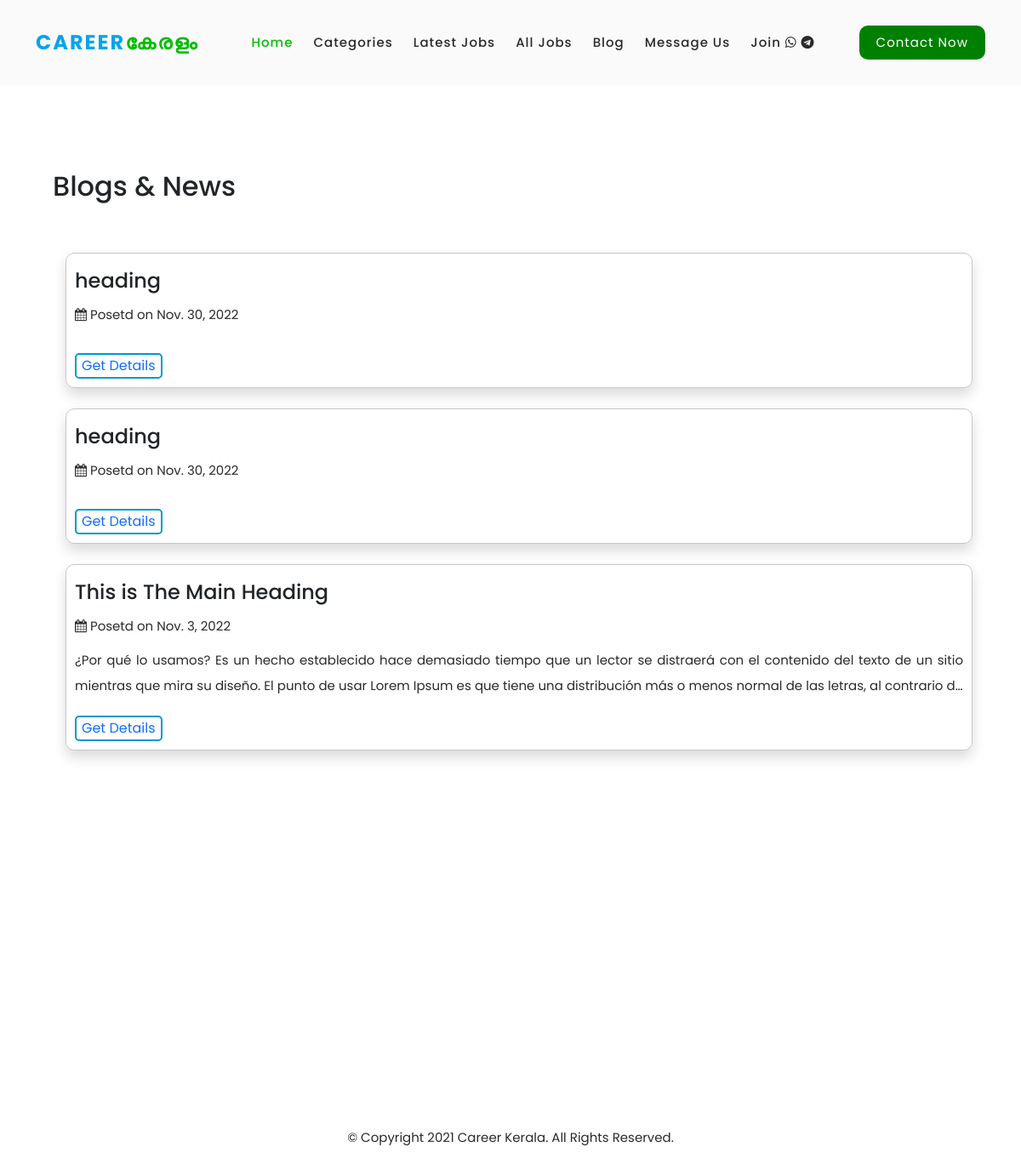
Page /blog_list/ on the committed database.
### jobBlog/models.py (models this page shows, shortened)
class blog_db(models.Model):
    head = models.CharField(max_length=100)
    slug = models.SlugField(max_length=100)
    date = models.DateField(null=True)
    content_brief = models.TextField(blank=True, default='')
    hd1 = models.CharField(max_length=200, blank=True, default='')
    content1 = models.TextField(blank=True, default='')
    photo1 = models.URLField(max_length=1000, blank=True, default='')
    hd2 = models.CharField(max_length=200, blank=True, default='')
    content2 = models.TextField(blank=True, default='')
    photo2 = models.URLField(max_length=1000, blank=True, default='')
    hd3 = models.CharField(max_length=200, blank=True, default='')
    content3 = models.TextField(blank=True, default='')
    photo3 = models.URLField(max_length=1000, blank=True, default='')
    hd4 = models.CharField(max_length=200, blank=True, default='')
    content4 = models.TextField(blank=True, default='')
    photo4 = models.URLField(max_length=1000, blank=True, default='')
    hd5 = models.CharField(max_length=200, blank=True, default='')
    content5 = models.TextField(blank=True, default='')
    photo5 = models.URLField(max_length=1000, blank=True, default='')
    hd6 = models.CharField(max_length=200, blank=True, default='')
    content6 = models.TextField(blank=True, default='')
    photo6 = models.URLField(max_length=1000, blank=True, default='')
    hd7 = models.CharField(max_length=200, blank=True, default='')
    content7 = models.TextField(blank=True, default='')
    photo7 = models.URLField(max_length=1000, blank=True, default='')
    hd8 = models.CharField(max_length=200, blank=True, default='')
    content8 = models.TextField(blank=True, default='')
    photo8 = models.URLField(max_length=1000, blank=True, default='')
    hd9 = models.CharField(max_length=200, blank=True, default='')
    content9 = models.TextField(blank=True, default='')
    photo9 = models.URLField(max_length=1000, blank=True, default='')
    hd10 = models.CharField(max_length=200, blank=True, default='')
    content10 = models.TextField(blank=True, default='')
    photo10 = models.URLField(max_length=1000, blank=True, default='')
    hd11 = models.CharField(max_length=200, blank=True, default='')
    content11 = models.TextField(blank=True, default='')
    photo11 = models.URLField(max_length=1000, blank=True, default='')
    hd12 = models.CharField(max_length=200, blank=True, default='')
    content12 = models.TextField(blank=True, default='')
    photo12 = models.URLField(max_length=1000, blank=True, default='')
    hd13 = models.CharField(max_length=200, blank=True, default='')
    content13 = models.TextField(blank=True, default='')
    photo13 = models.URLField(max_length=1000, blank=True, default='')
    hd14 = models.CharField(max_length=200, blank=True, default='')
    content14 = models.TextField(blank=True, default='')
    photo14 = models.URLField(max_length=1000, blank=True, default='')
    hd15 = models.CharField(max_length=200, blank=True, default='')
    content15 = models.TextField(blank=True, default='')
    photo15 = models.URLField(max_length=1000, blank=True, default='')
    class Meta:
        ordering = ['-date']
    def get_url(self):
        return reverse('blog_details', args=[self.slug])

### jobBlog/views.py (the view)
# urls.py: path('blog_list/', views_blog.job_blog, name='job_blog'),
def job_blog(request):
    blogs = blog_db.objects.all()
    return render(request,'jobBlog/blog_list.html', {'blogs':blogs})

### jobBlog/templates/jobBlog/blog_list.html
{% extends 'jobHome/base.html'%}
{% load static %}
{% block content %}
<div>
<div class="container" style=" margin-top: 200px;">
  <h2 style = "margin:20px">Blogs & News</h2>
  <br>
  <div class = " scroll  " style=" margin:auto;  margin-left:10px; height: 1010px; border-radius:10px">
  {% for blog in blogs %}
  <div class = "shadow  md-5 pt-2  section-title " style=" border:1px solid rgb(202, 198, 198);margin-left:10px;  border-radius:10px   ">
    <h4 style="margin:10px;">{{blog.head}}</h4>
    <p style="margin: 10px;"><i class="fa fa-calendar"></i> Posetd on {{blog.date}}</p>
    <p class="trunc" style="margin:10px ;">{{blog.content1}}</p>
    <button style=" margin: 10px; color:#0099CC; background-color: transparent; border: 2px solid #0099CC; border-radius: 5px;"><a href="{{blog.get_url}}">Get Details</a></button>
  </div>
<br>
{% endfor %}
</div>
{% endblock %}

### static/assets/css/templatemo-space-dynamic.css (style rules this page uses)
html, body, div, span, applet, object, iframe, h1, h2, h3, h4, h5, h6, p, blockquote, div pre, a, abbr, acronym, address, big, cite, code, del, dfn, em, font, img, ins, kbd, q, s, samp, small, strike, strong, sub, sup, tt, var, b, u, i, center, dl, dt, dd, ol, ul, li, figure, header, nav, section, article, aside, footer, figcaption { margin: 0; padding: 0; border: 0; outline: 0; }
* { box-sizing: border-box; }
html, body { font-family: 'Poppins', sans-serif; font-weight: 400; background-color: #fff; -ms-text-size-adjust: 100%; -webkit-font-smoothing: antialiased; -moz-osx-font-smoothing: grayscale; }
a { text-decoration: none !important; }
h1, h2, h3, h4, h5, h6 { margin-top: 0px; margin-bottom: 0px; }
p { font-size: 15px; line-height: 30px; color: #2a2a2a; }
html, body { background: #fff; font-family: 'Poppins', sans-serif; }

### jobHome/templates/jobHome/base.html (style rules this page uses)
div.scroll { margin:100px, 100px; padding:15px; background-color: white; overflow-x: hidden; overflow-y: auto; text-align:justify; }
.trunc { display: -webkit-box; -webkit-line-clamp: 2; -webkit-box-orient: vertical; width: auto; overflow: hidden; }

### rows in the picture
blog_db: head "heading", date "Nov. 30, 2022"
blog_db: head "heading", date "Nov. 30, 2022"
blog_db: head "This is The Main Heading", date "Nov. 3, 2022", content1 "¿Por qué lo usamos? Es un hecho establecido hace demasiado tiempo que un lector se distraerá con el contenido del texto de un sitio mientras que mira su diseño. El punto de usar Lorem Ipsum es que tiene una distribución más o menos normal de las letras, al contrario…"
